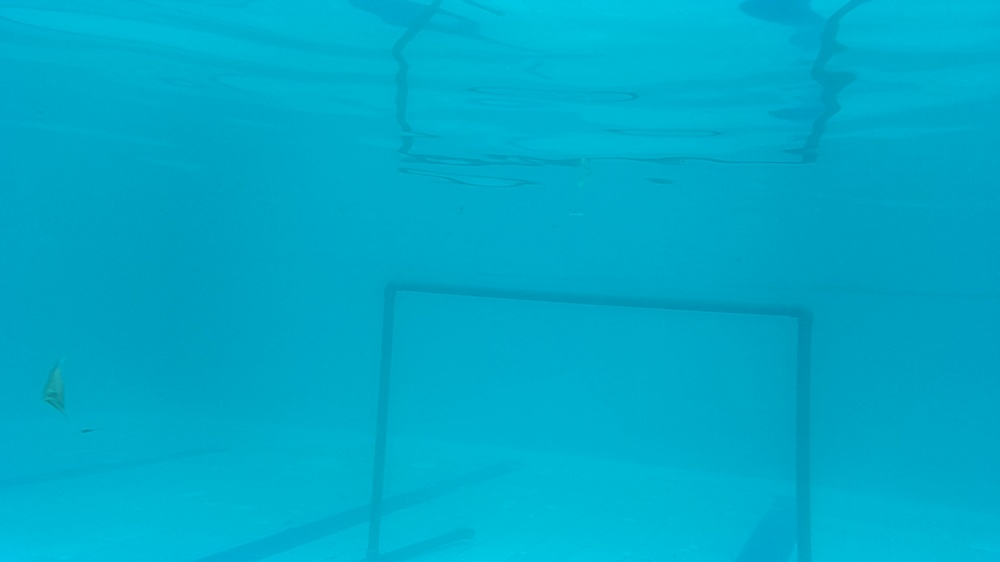
#> input picture images/1677762443.7941241.jpeg, 1000 x 562 px, shrunk from 1920 x 1080 before the run, given in place of the camera
$ python magnifying.py
#> lines starting #> are read from the running program, lines starting #| are printed output that depends on the picture; after the words box and inside, x2 and y2 are one past the last pixel; in counts of white or black regions, pixels touching at a corner belong together
import cv2
import numpy as np

# Need to take color input from the color script and then filter out the contours -> Try it with red and check

cap = cv2.VideoCapture(0)

while(True):
    ret, frame = cap.read()
#> frame is the input picture: shape (562, 1000, 3); mean B, G, R 201.2, 170.7, 0.4
    if not ret or frame is None:
        print("Failed to capture frame!!")
        break

    cv2.imshow("Initial Frame", frame)

    #Convert the frame to grayscale
    gray = cv2.cvtColor(frame, cv2.COLOR_BGR2GRAY)
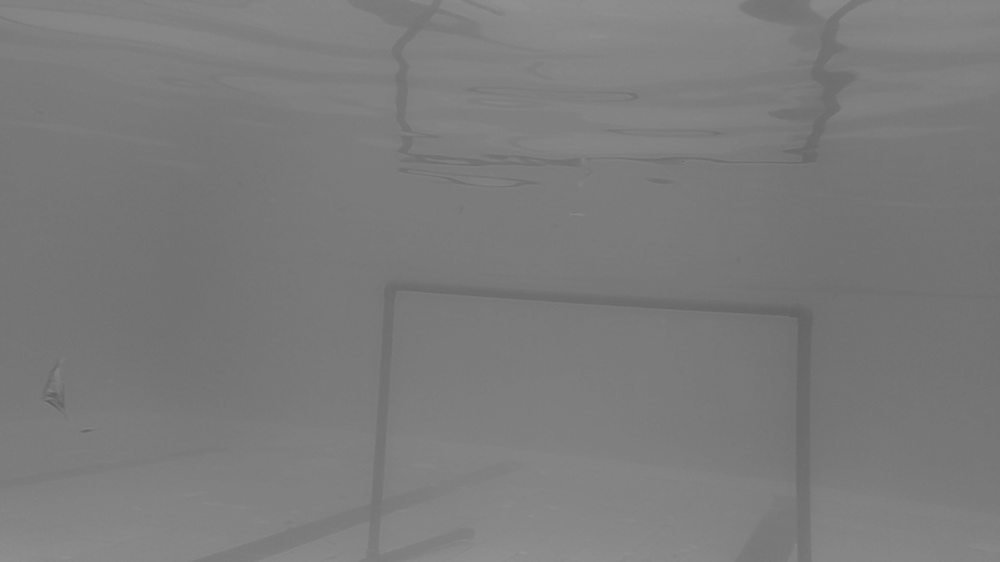
#> gray: shape (562, 1000); min 92, max 148, mean 123.2

    #Applying Canny Edge to the image
    thresh1 = 50
    thresh2 = 150
    canny = cv2.Canny(gray, thresh1, thresh2)
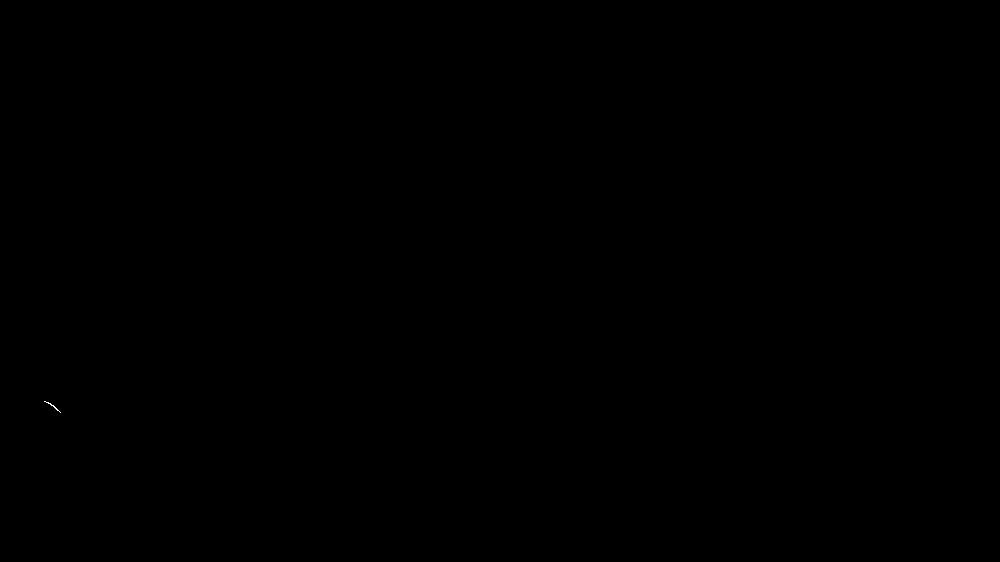
#> canny: shape (562, 1000); 0% white in thin lines or dots, all inside (x1, y1, x2, y2) = (44, 401, 61, 413)

    #Detect the contours
    contours, hierarchies = cv2.findContours(canny, cv2.RETR_EXTERNAL, cv2.CHAIN_APPROX_SIMPLE)
#> contours = 1 contour, all with area under 20

    #Now define an area_threshold for contour filtering
    area_threshold = 500

    #Filter the contours using an array??
    filtered_contours = []

    for cnt in contours:
        if cv2.contourArea(cnt) > area_threshold:
            filtered_contours.append(cnt)
        else:
            pass
#> this loop made 1 pass
#> after the loop, filtered_contours = []

    # I will create and mask and filter out dawgg
    mask = cv2.bitwise_not(cv2.inRange(gray, 0, 255))      #This shit initialises a empty mask
#> mask: shape (562, 1000); every value is 0
    cv2.drawContours(mask, filtered_contours, -1, 255, -1)

    #Apply the mask
    result = cv2.bitwise_and(frame, frame, mask=mask)
#> result: shape (562, 1000, 3); every value is 0

    # Show the results
    cv2.imshow('Filtered Contours', frame)
    cv2.imshow('Masked Result', result)

    if cv2.waitKey(1) & 0xFF == ord('q'):
#> (key q is pressed here)
        break

cap.release()
cv2.destroyAllWindows()

$ run again, on images/1677762487.7733965.jpeg
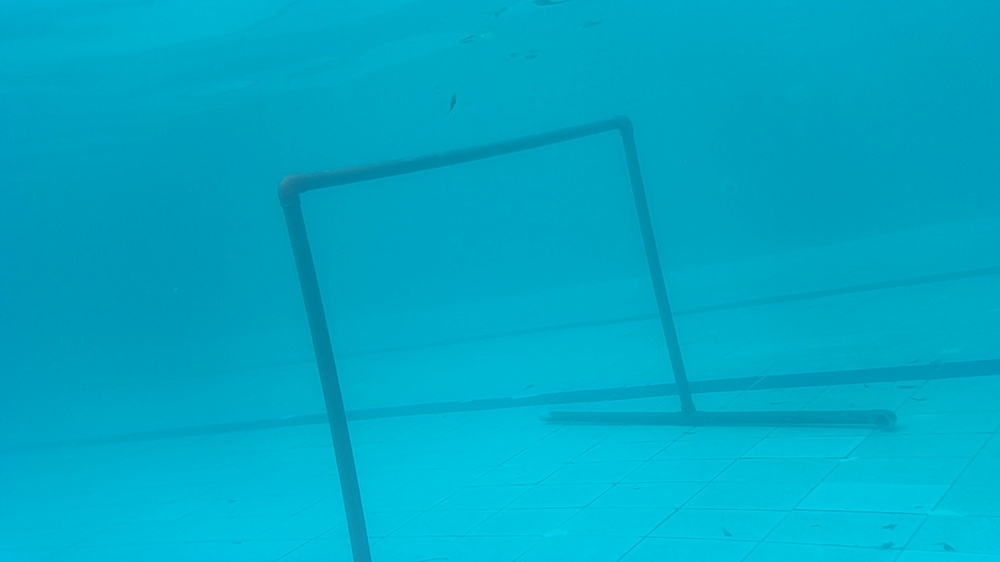
#> input picture images/1677762487.7733965.jpeg, 1000 x 562 px, shrunk from 1920 x 1080 before the run, given in place of the camera
#> frame is the input picture: shape (562, 1000, 3); mean B, G, R 198.2, 169.3, 0.5
#> `gray = cv2.cvtColor(frame, cv2.COLOR_BGR2GRAY)`:
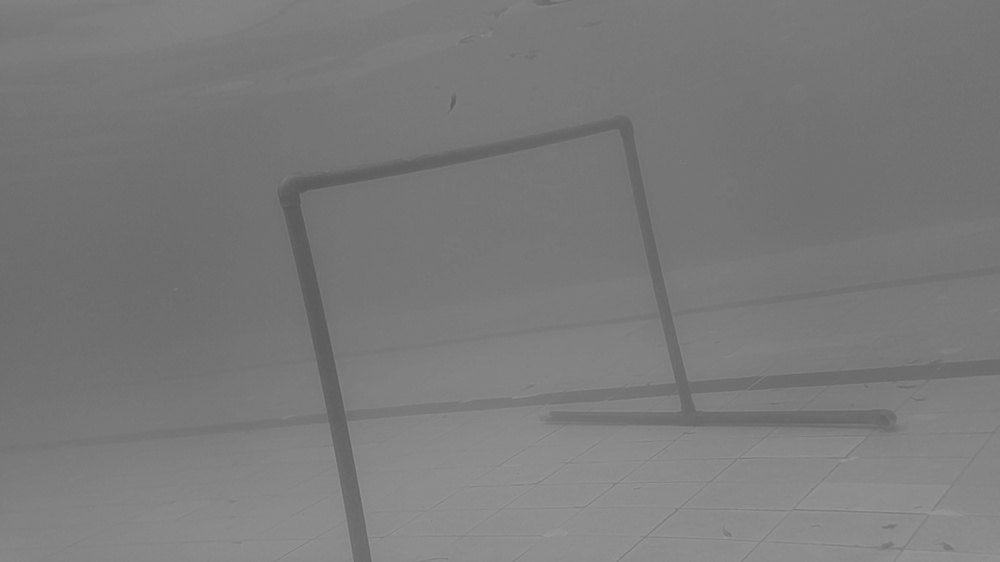
#> gray: shape (562, 1000); min 89, max 152, mean 122.1
#> `canny = cv2.Canny(gray, thresh1, thresh2)`:
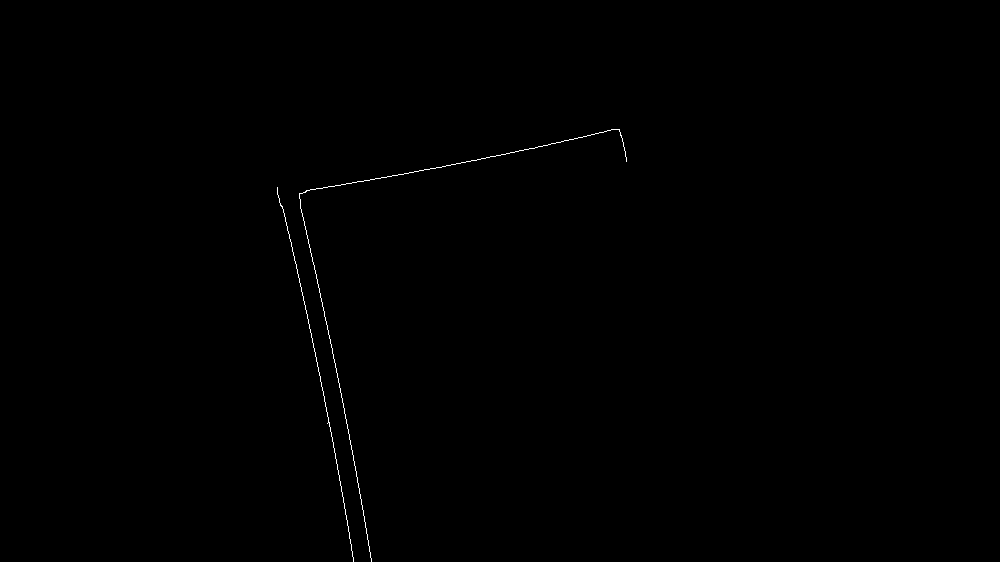
#> canny: shape (562, 1000); 0.2% white in thin lines or dots, all inside (x1, y1, x2, y2) = (277, 129, 627, 562)
#> contours = 2 contours, all with area under 20
#> the loop `for cnt in contours:` made 2 passes
#> after the loop `for cnt in contours:`: filtered_contours = []
#> mask: shape (562, 1000); every value is 0
#> result: shape (562, 1000, 3); every value is 0
